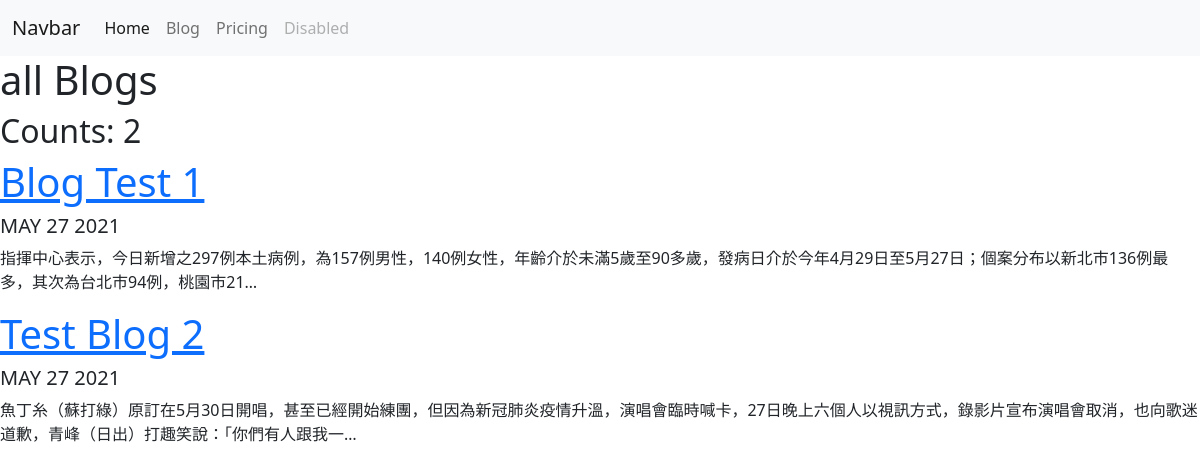
Screenshot of /blog/ with the database file from the repository.
### blog/models.py (models this page shows, shortened)
class Blog(models.Model):
    title = models.CharField(max_length=200)
    description = models.TextField(max_length=255)
    date = models.DateField()

### blog/views.py (the view)
# urls.py: path('', views.all_blogs, name='all_blogs'),
def all_blogs(request):
    blogs = Blog.objects.order_by('-date')
    return render(request, 'blogs/all_blogs.html', {'blogs':blogs})

### blog/templates/blogs/all_blogs.html
{% extends 'porfolio/base.html' %}
{%  block content %}
<h1> all Blogs </h1>
<h2> Counts: {{ blogs.count }}</h2>
{% for blog in blogs %}
<a href="{% url 'blog:detail' blog.id %}"><h1>{{ blog.title }}</h1></a>
<h5>{{ blog.date|date:'M d Y'|upper }}</h5>
<p>{{ blog.description|truncatechars:100 }}</p>
{% endfor %}
{% endblock %}

### rows the page displays
Blog: title "Blog Test 1", date "MAY 27 2021", description "指揮中心表示，今日新增之297例本土病例，為157例男性，140例女性，年齡介於未滿5歲至90多歲，發病日介於今年4月29日至5月27日；個案分布以新北市136例最多，其次為台北市94例，桃園市21…"
Blog: title "Test Blog 2", date "MAY 27 2021", description "魚丁糸（蘇打綠）原訂在5月30日開唱，甚至已經開始練團，但因為新冠肺炎疫情升溫，演唱會臨時喊卡，27日晚上六個人以視訊方式，錄影片宣布演唱會取消，也向歌迷道歉，青峰（日出）打趣笑說：「你們有人跟我一…"

### other values shown
{{ blogs.count }} "2"
